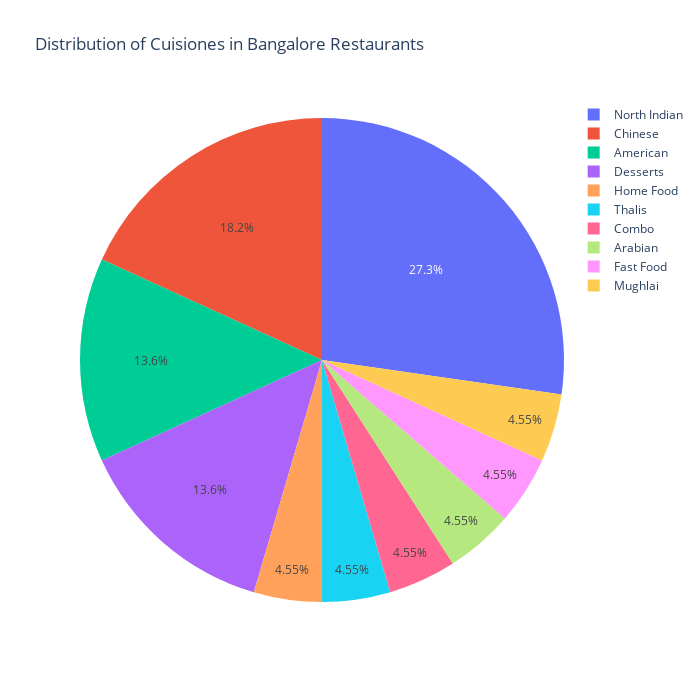

The notebook cell this image was saved under:
### Code cell
fig=px.pie(
    data_frame=swiggy_HSR,
    names=swiggy_HSR["Cuisine"][:10],
    values=swiggy_HSR["Count"][:10],
    title="Distribution of Cuisiones in Bangalore Restaurants",width=700,height=700
)
fig.show()

### Figure 1 — Plotly figure (JSON) as saved in the notebook; plotly's stock layout.template omitted (floating-point values rounded to 4 significant figures)
{"data": [{"domain": {"x": [0, 1], "y": [0, 1]}, "hovertemplate": "label=%{label}<br>value=%{value}<extra></extra>", "labels": ["North Indian", "Home Food", "Thalis", "Combo", "American", "Arabian", "Chinese", "Desserts", "Fast Food", "Mughlai"], "legendgroup": "", "name": "", "showlegend": true, "type": "pie", "values": [6, 1, 1, 1, 3, 1, 4, 3, 1, 1]}], "layout": {"height": 700, "legend": {"tracegroupgap": 0}, "title": {"text": "Distribution of Cuisiones in Bangalore Restaurants"}, "width": 700}}
